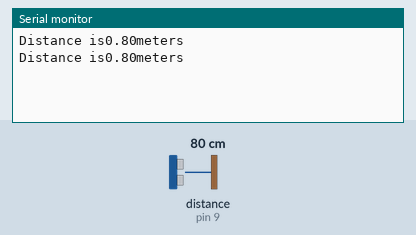
Simulated run of this sketch. Board: Arduino Uno, built with avr-gcc and run on an emulated ATmega328P. Shown: the last lines printed to the serial monitor. Wiring (inferred from the names in the program): ultrasonic range finder: trigger pin 8; echo pin 9. Inputs (shaded band) come from the test bench; at power-on: distance to the obstacle (sensor on pin 9) 80 cm. The echo pulse lasts 58.3 µs per cm.

Above: at 10.8 s.
10.9 s: distance to the obstacle (sensor on pin 9) set to 2 cm
At 20.7 s:
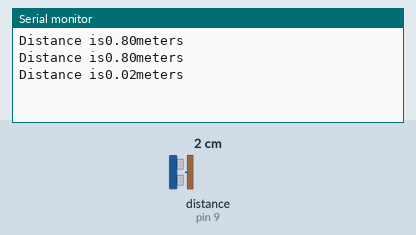
20.9 s: distance to the obstacle (sensor on pin 9) set to 4 cm
At 31.1 s:
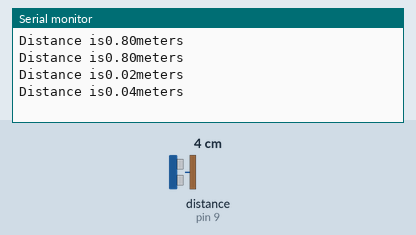
Timing chart, 0 to 32.6 s (numbered marks = the images above; inputs shaded):
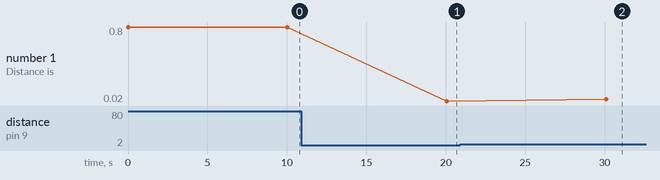

The sketch:

distance_with_ultrasonic.ino
```cpp
#define trigPin 8
#define echoPin 9
void setup() {
Serial.begin(9600);
pinMode(trigPin, OUTPUT);
pinMode(echoPin, INPUT);
}

void loop() {
  float distance, duration;
  digitalWrite(trigPin , HIGH);
  delayMicroseconds(100);
digitalWrite(trigPin, LOW);
duration = pulseIn(echoPin, HIGH);
distance= (duration/2)/29.1/100;
Serial.print("Distance is");
Serial.print(distance);
Serial.println("meters");
Serial.flush();
delay(10000);

}
```

Measured:
- after the input at 10.9 s, the serial monitor: prints a new line after 9.2 s (image 1)
- after the input at 20.9 s, the serial monitor: prints a new line after 9.2 s (image 2)
- plotted number 1: 0.8 → 0.02 after the input at 10.9 s, 0.02 → 0.04 after the input at 20.9 s
